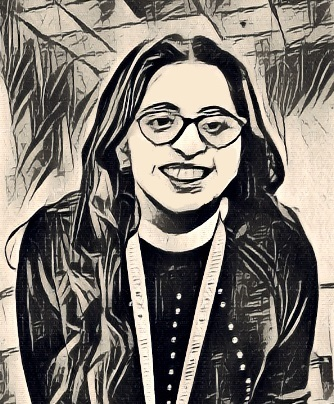
#> input picture PythonProjects/Sketcher/my_image.jpg, 334 x 404 px
$ python sketchMaker.py
#> lines starting #> are read from the running program, lines starting #| are printed output that depends on the picture
# Import the modules
import turtle
import cv2
import numpy as np

img = cv2.imread("my_image.jpg")
#> img is the input picture: shape (404, 334, 3); mean B, G, R 109.1, 116.2, 122.4
gray = cv2.cvtColor(img, cv2.COLOR_BGR2GRAY)
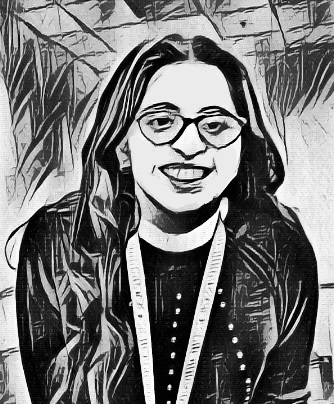
#> gray: shape (404, 334); min 0, max 255, mean 117.2


thresh = cv2.adaptiveThreshold(
    gray, 255, cv2.ADAPTIVE_THRESH_GAUSSIAN_C, cv2.THRESH_BINARY, 11, 27
)
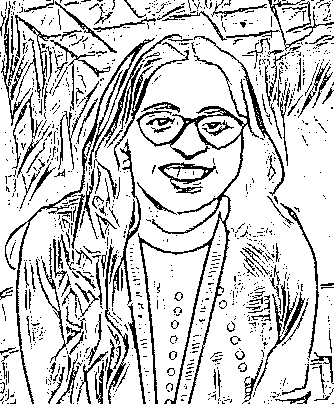
#> thresh: shape (404, 334); 81.1% white; black in thin lines or dots
cv2.imshow("target", thresh)
thresh = cv2.bitwise_not(thresh)
#> thresh: shape (404, 334); 18.9% white in thin lines or dots

#> (the run stopped early here; a loop or call above may not have finished)
